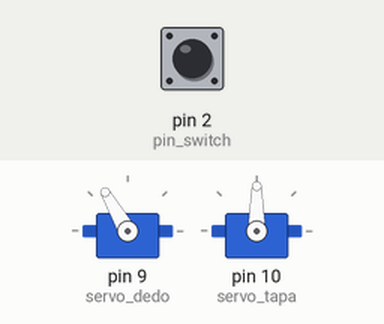
Recording of a sketch running on a simulated Arduino Uno, built with avr-gcc and run on an emulated ATmega328P. Shown: 2 × servo. The inputs (shaded band) are chosen by the test bench; at power-on: pin 2 (pin_switch) LOW.

Above: at 0.1 s.
At 2.4 s:
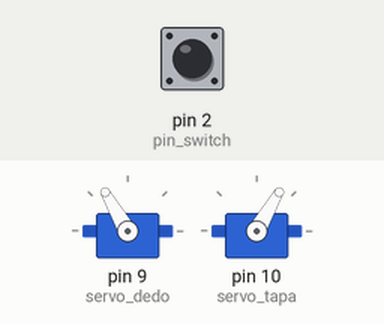
2.5 s: pin 2 (pin_switch) pulled HIGH for 0.15 s
At 2.65 s:
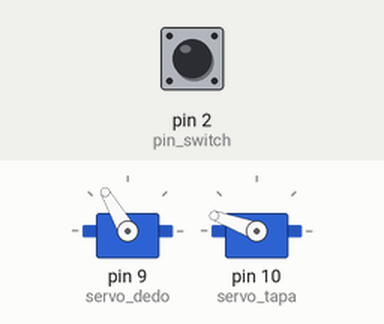
Timing chart, 0 to 5.5 s (numbered marks = the images above; inputs shaded):
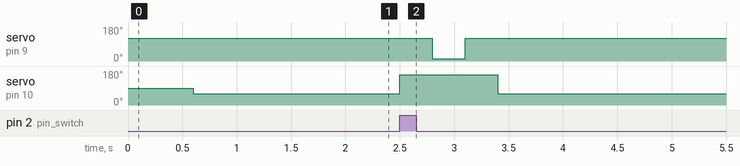

The sketch:

useless_box.ino
```cpp
#include <Servo.h>
#define pin_switch 2
Servo servo_dedo, servo_tapa;

void setup() {
  pinMode(pin_switch, INPUT);
  servo_dedo.attach(9);
  servo_tapa.attach(10);

  servo_dedo.write(120);
  delay(600);
  servo_tapa.write(60);
  delay(600);
}

void loop() {
  if(digitalRead(pin_switch)){
    servo_tapa.write(160);
    delay(300);

    servo_dedo.write(13);
    delay(300);
    servo_dedo.write(120);
    delay(300);

    servo_tapa.write(60);
    delay(2000);
  }

}
```

Measured:
- after the input at 2.5 s, servo on pin 9 (servo_dedo): 120° → 13° after 0.30 s, → 120° 0.30 s later; servo on pin 10 (servo_tapa): 60° → 160° at once, → 60° 0.90 s later
